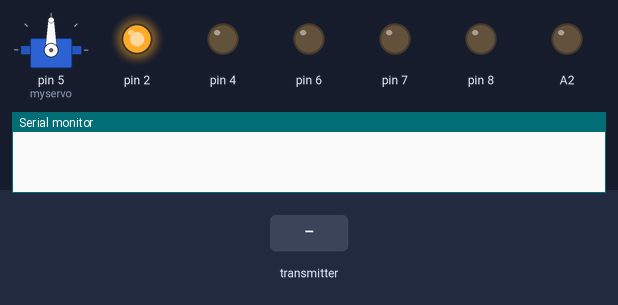
Bench run of a sketch on a simulated Arduino Uno, built with avr-gcc and run on an emulated ATmega328P. Parts: servo, output pins drawn as LEDs (lit = HIGH), the last lines printed to the serial monitor. The inputs (shaded band) are chosen by the test bench. No radio packets arrive unless stated.

Above: at 3.4 s.
3.5 s: the transmitter starts sending x = 0
At 4.6 s:
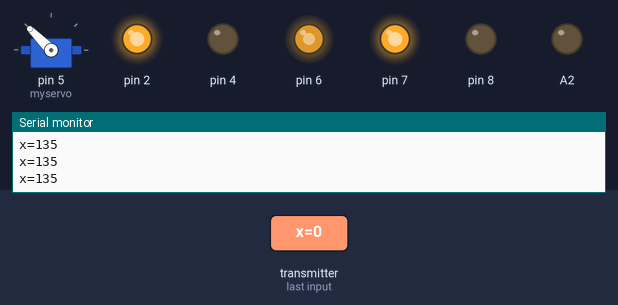
5.0 s: the transmitter starts sending x1 = 512
At 6.2 s:
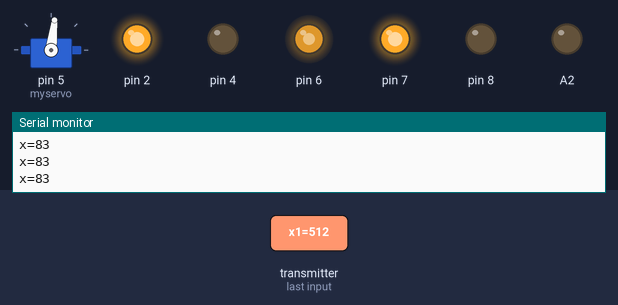
6.5 s: the transmitter starts sending z = 256
At 6.8 s:
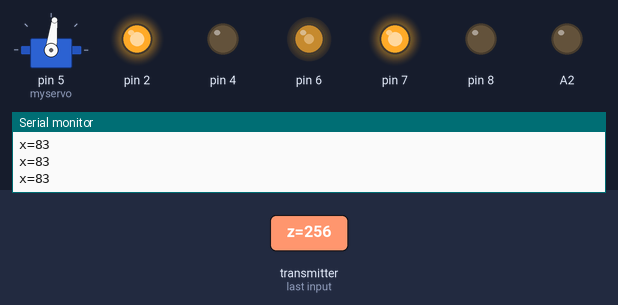
8.0 s: the transmitter starts sending x1 = 256
At 8.6 s:
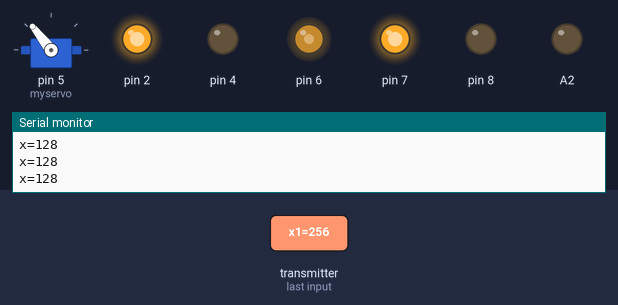
9.5 s: the transmitter starts sending x1 = 1023
At 10.7 s:
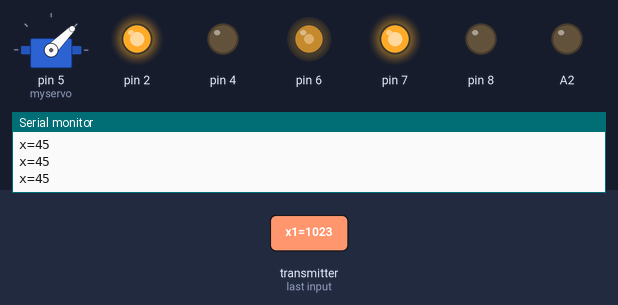
11.0 s: the transmitter starts sending z = 0
At 11.4 s:
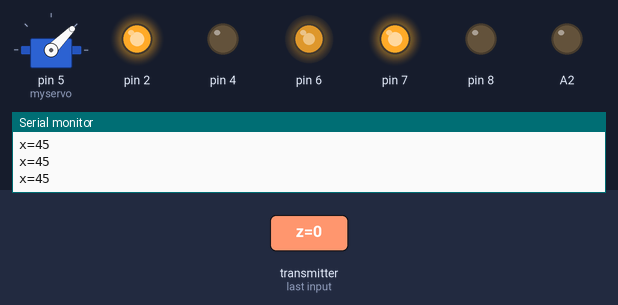
Timing chart, 0 to 13.5 s (numbered marks = the images above; inputs shaded):
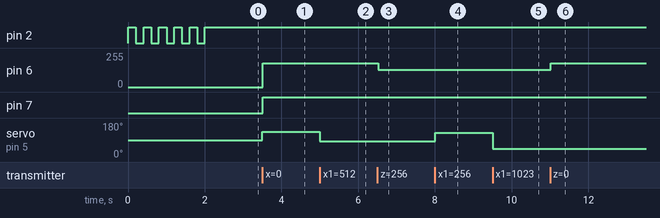

The sketch:

prova_ricevitore.ino
```cpp
#include <SPI.h>
#include <nRF24L01.h>
#include <RF24.h>
#include <Servo.h>

RF24 radio(9, 10);
const byte indirizzo[6] = "00001";
Servo myservo;
int pos=0, val=0;

struct val{
  int x;
  int y;
  int z;
  int r;
  int x1;
  int x2;
  bool b;
  bool c;
}valore;
//char valore[10];


void setup() {
  pinMode(2, OUTPUT);
  pinMode(4, OUTPUT);
  pinMode(5, OUTPUT);
  pinMode(6, OUTPUT);
  pinMode(A2, OUTPUT);
  pinMode(7, OUTPUT);
  pinMode(8, OUTPUT);
  myservo.attach(5);

  Serial.begin(9600);
  radio.begin();
  radio.openReadingPipe(0, indirizzo);
  radio.setPALevel(RF24_PA_MAX);
  radio.setDataRate(RF24_250KBPS);
  radio.startListening();
  for(int i=0; i<5; i++){

      digitalWrite(2, HIGH);
      delay(200);
      digitalWrite(2, LOW);
      delay(200);
  }
      digitalWrite(2, HIGH);
      delay(200);
}


int i=0, g=0;


int h=0;

void loop() {

  if(radio.available()){

    radio.read(&valore, sizeof(valore));

    //SERVO
    pos=valore.x1;
    pos=map(pos, 0, 1023, 0, 180);
    pos=180-pos;
    pos=pos-7;

    if(pos>135){
      pos=135;
    }
    if(pos<45){
      pos=45;
    }
    Serial.print("x=");
    Serial.println(pos);
    myservo.write(pos);
    delay(15);

    //MOTORE

    val=valore.z;
    val=map(val, 0, 1023, -255, 255);
    if(val<-100){
      digitalWrite(7, HIGH);
      digitalWrite(8, LOW);
      val=-val;
      if(val>180){
        val=180;
      }
    }
    else if(val<100 and val>-100){
      digitalWrite(7, LOW);
      digitalWrite(8, LOW);
    }
    else if(val>100){
      digitalWrite(7, LOW);
      digitalWrite(8, HIGH);
    }
    //Serial.println(val);
    analogWrite(6, val);


/*
    Serial.print("y=");
    Serial.println(valore.y);
    Serial.print("z=");
    Serial.println(valore.z);*/

}

}
```

Measured:
- after the input at 3.5 s, pin 6: 0/255 → 180/255 at once; pin 7: LOW → HIGH at once; servo on pin 5 (myservo): 90° → 135° at once
- after the input at 5.0 s, servo on pin 5 (myservo): 135° → 83° at once
- after the input at 6.5 s, pin 6: 180/255 → 128/255 at once
- after the input at 8.0 s, servo on pin 5 (myservo): 83° → 128° at once
- after the input at 9.5 s, servo on pin 5 (myservo): 128° → 45° at once
- after the input at 11.0 s, pin 6: 128/255 → 180/255 at once
